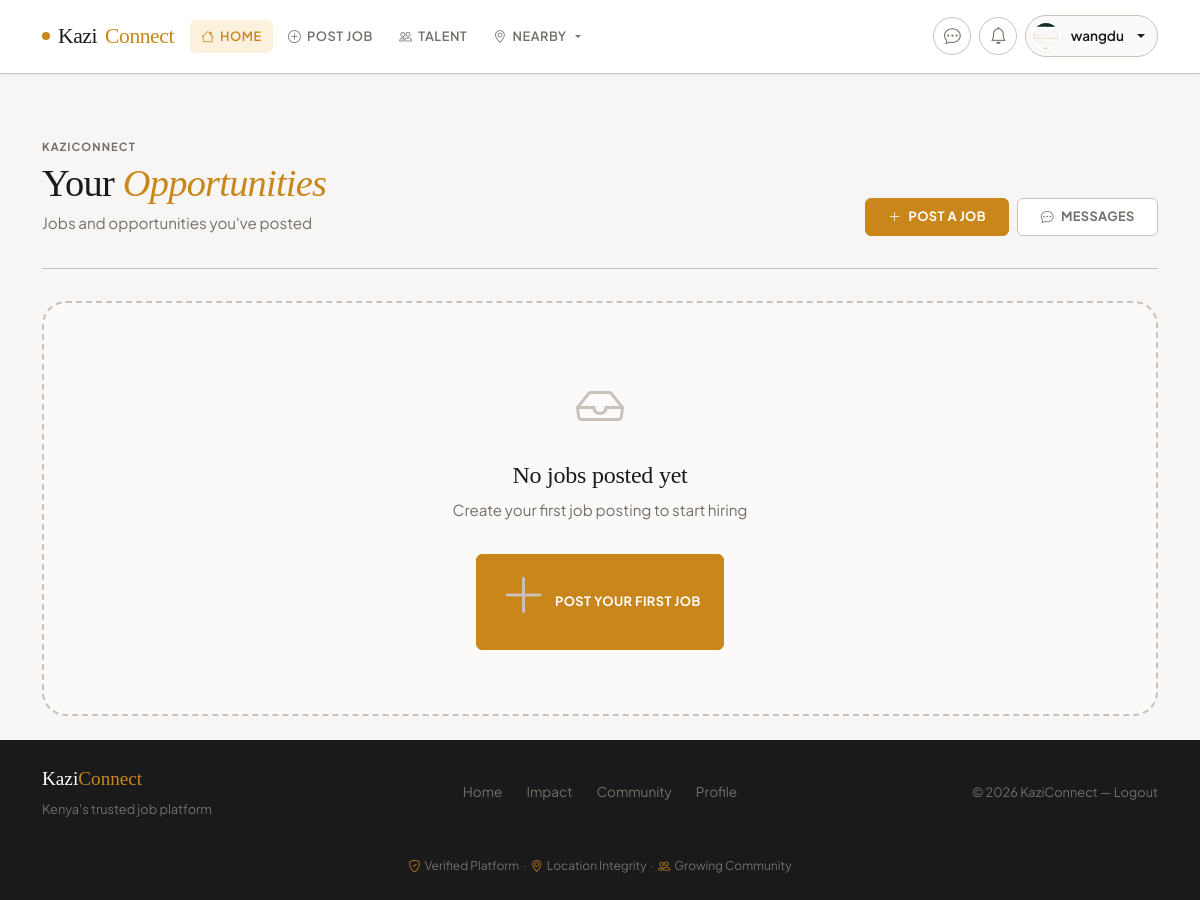
Page / (signed in) on the earlier database version.
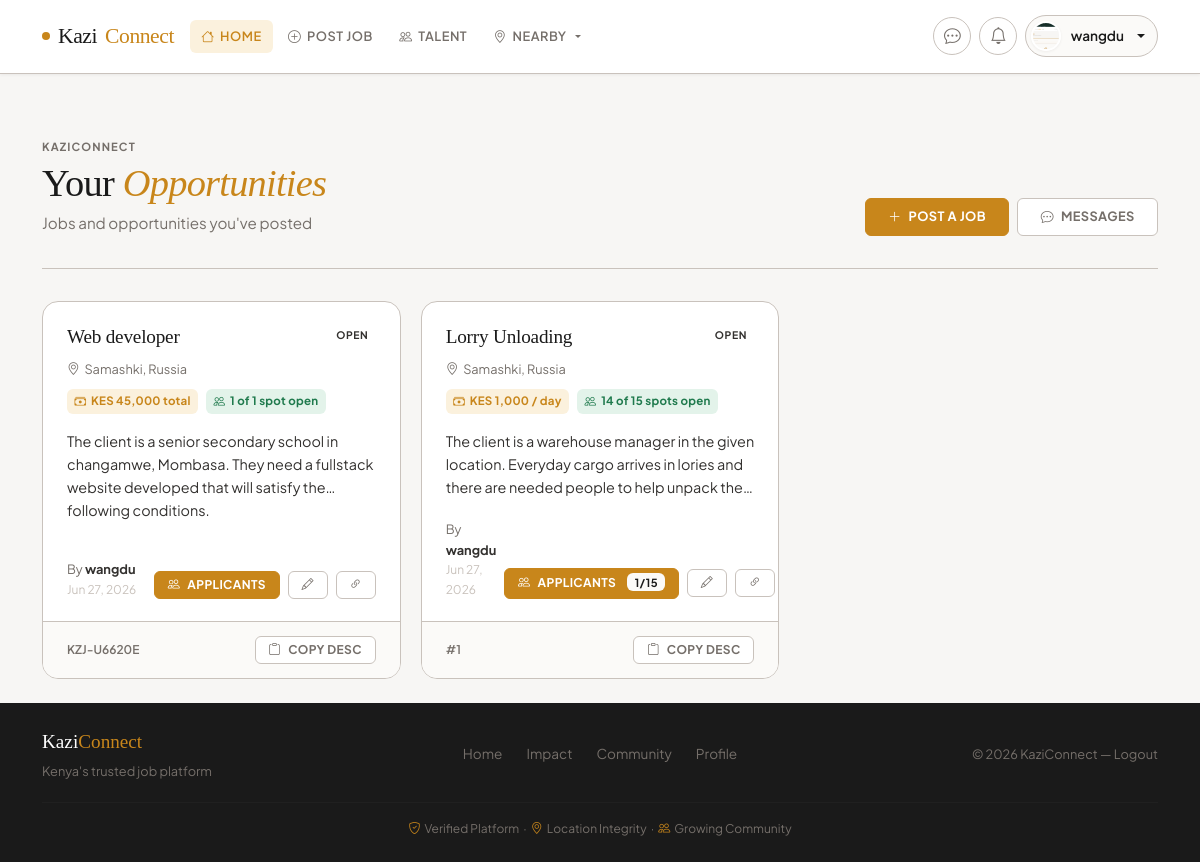
Same page on the later database version.
### app.py (models this page shows, shortened)
class Job(db.Model):
    __tablename__ = 'job'
    id = db.Column(db.Integer, primary_key=True)
    job_ref = db.Column(db.String(12), unique=True, nullable=True, index=True)  # e.g. KZJ-A3F9X2
    title = db.Column(db.String(120), nullable=False)
    description = db.Column(db.Text, nullable=False)
    location = db.Column(db.String(120), nullable=False)
    latitude = db.Column(db.Float, nullable=True)
    longitude = db.Column(db.Float, nullable=True)
    requirements = db.Column(db.Text, nullable=False)
    poster_id = db.Column(db.Integer, db.ForeignKey('user.id'), nullable=False)
    status = db.Column(db.String(20), default='open')  # open, filled, in_progress, completed, cancelled
    pay_amount = db.Column(db.Float, nullable=True)
    pay_type = db.Column(db.String(20), default='fixed')  # fixed, per_hour, per_day
    slots_total = db.Column(db.Integer, default=1, nullable=False)
    slots_filled = db.Column(db.Integer, default=0, nullable=False)
    created_at = db.Column(db.DateTime, default=lambda: datetime.now(timezone.utc))
    updated_at = db.Column(db.DateTime, default=lambda: datetime.now(timezone.utc), onupdate=lambda: datetime.now(timezone.utc))
    started_at = db.Column(db.DateTime, nullable=True)
    completed_at = db.Column(db.DateTime, nullable=True)
    applications = db.relationship('JobApplication', backref='job', lazy=True, cascade='all, delete-orphan')
    media = db.relationship('JobMedia', backref='job', lazy=True, cascade='all, delete-orphan')
    def slots_remaining(self):
        return max(0, (self.slots_total or 1) - (self.slots_filled or 0))
    def pay_label(self):
        if not self.pay_amount:
            return 'Pay not specified'
        suffix = {'per_hour': ' / hour', 'per_day': ' / day', 'fixed': ' total'}.get(self.pay_type, '')
        return f'KES {self.pay_amount:,.0f}{suffix}'

class User(UserMixin, db.Model):
    __tablename__ = 'user'
    id = db.Column(db.Integer, primary_key=True)
    username = db.Column(db.String(80), unique=True, nullable=True, index=True)
    email = db.Column(db.String(120), unique=True, nullable=False, index=True)
    password_hash = db.Column(db.String(255), nullable=False)
    role = db.Column(db.String(20), nullable=False, default='worker', index=True)  # 'worker' or 'recruiter'
    phone_number = db.Column(db.String(30))
    national_id = db.Column(db.String(50))
    certificate_of_good_conduct = db.Column(db.String(255))
    profile_picture = db.Column(db.String(255))
    location = db.Column(db.String(100))
    latitude = db.Column(db.Float, nullable=True)
    longitude = db.Column(db.Float, nullable=True)
    work_type = db.Column(db.String(100))
    profile_completed = db.Column(db.Boolean, default=False)
    created_at = db.Column(db.DateTime, default=lambda: datetime.now(timezone.utc))
    real_ip = db.Column(db.String(45), nullable=True)  # IPv6 can be up to 45 chars
    real_latitude = db.Column(db.Float, nullable=True)
    real_longitude = db.Column(db.Float, nullable=True)
    real_city = db.Column(db.String(100), nullable=True)
    real_country = db.Column(db.String(100), nullable=True)
    real_region = db.Column(db.String(100), nullable=True)
    location_discrepancy = db.Column(db.Boolean, default=False)  # Flag if custom location differs from real
    location_verified_at = db.Column(db.DateTime, nullable=True)
    suspension_end_date = db.Column(db.DateTime, nullable=True)  # Track when suspension ends
    suspension_reason = db.Column(db.String(255), nullable=True)
    suspension_duration = db.Column(db.String(20), nullable=True)  # 'hour', 'day', 'week', 'month', 'year', 'custom'
    is_admin = db.Column(db.Boolean, default=False)
    suspended = db.Column(db.Boolean, default=False)
    burned = db.Column(db.Boolean, default=False)  # Permanently banned
    warnings_count = db.Column(db.Integer, default=0)
    jobs_posted = db.relationship('Job', backref='poster', lazy=True, cascade='all, delete-orphan')
    applications = db.relationship('JobApplication', backref='applicant', lazy=True, cascade='all, delete-orphan')
    notifications = db.relationship('Notification', backref='user', lazy=True, cascade='all, delete-orphan')
    sent_messages = db.relationship('Message', foreign_keys='Message.sender_id', backref='sender', lazy='dynamic', cascade='all, delete-orphan')
    received_messages = db.relationship('Message', foreign_keys='Message.recipient_id', backref='recipient', lazy='dynamic', cascade='all, delete-orphan')
    def is_recruiter(self):
        return self.role == 'recruiter'

### app.py (the view, shortened to what this page needs)
@app.route('/')
def index():
    if current_user.is_authenticated and current_user.is_recruiter():
        jobs = Job.query.filter_by(
            poster_id=current_user.id
        ).order_by(Job.created_at.desc()).limit(50).all()
        job_distances = {}
        return render_template('index.html', jobs=jobs, job_distances=job_distances, view='recruiter')

### app.py (called while the page is built)
@app.context_processor
def inject_template_helpers():
    return {
        "now": lambda: datetime.utcnow(),
        "csrf_token": generate_csrf,
        "sanitize": sanitize_html
    }

@app.context_processor
def inject_template_helpers():
    return {
        "now": lambda: datetime.now(timezone.utc),
        "csrf_token": generate_csrf,
        "sanitize": sanitize_html
    }

@login_manager.user_loader
def load_user(user_id):
    try:
        return db.session.get(User, int(user_id))
    except (ValueError, TypeError):
        return None

### templates/index.html (shortened to what the changed rows need)
{% extends 'base.html' %}
{% block content %}
<div class="page-header">
  <div class="d-flex justify-content-between align-items-end flex-wrap gap-3">
    <div>
      {% if view == 'recruiter' %}
        <h1>Your <em>Opportunities</em></h1>
      {% else %}
        <h1>Open <em>Opportunities</em></h1>
        <p class="mt-1 mb-0" style="color:var(--stone); font-size:.95rem;">
          {% if current_user.is_authenticated and job_distances %}Sorted by distance from your location{% else %}Discover jobs and apply in one click{% endif %}
        </p>
      {% endif %}
    </div>
  </div>
</div>
<div class="jobs-grid">
  {% if jobs %}
    {% for job in jobs %}
      <div class="job-card">
        <div class="job-card-body">
          <div class="d-flex justify-content-between align-items-start gap-2 mb-1">
            <h3 class="job-title">{{ job.title }}</h3>
            <span class="status-badge status-{{ job.status }}">{{ job.status }}</span>
          </div>
          <div class="job-location">
            <i class="bi bi-geo-alt"></i> {{ job.location }}
          </div>
          <div class="job-meta-row">
            <span class="pay-pill">
              <i class="bi bi-cash-stack"></i> {{ job.pay_label() }}
            </span>
            <span class="slots-pill {% if job.slots_remaining() == 0 %}slots-full{% endif %}">
              <i class="bi bi-people"></i>
              {% if job.slots_remaining() > 0 %}
                {{ job.slots_remaining() }} of {{ job.slots_total }} spot{{ 's' if job.slots_total != 1 else '' }} open
              {% else %}
                All {{ job.slots_total }} spot{{ 's' if job.slots_total != 1 else '' }} filled
              {% endif %}
            </span>
          </div>
          {% set fm = job.media|first %}
          <p class="job-desc" id="desc-{{ job.id }}">{{ job.description }}</p>
          <div class="d-flex justify-content-between align-items-end gap-2 mt-auto">
            <div>
              <div style="font-size:.8rem; color:var(--stone);">
                By <strong style="color:var(--charcoal);">{{ job.poster.username or job.poster.email }}</strong>
              </div>
              <div style="font-size:.75rem; color:var(--dust);">
                {{ job.created_at.strftime('%b %d, %Y') }}
              </div>
            </div>
            <div class="d-flex gap-2 align-items-center">
              {% if view == 'recruiter' %}
                <a class="btn btn-primary btn-sm" href="{{ url_for('job_applications', job_id=job.id) }}">
                  <i class="bi bi-people"></i> Applicants
                  {% if job.slots_filled > 0 %}<span class="badge bg-light text-dark ms-1">{{ job.slots_filled }}/{{ job.slots_total }}</span>{% endif %}
                </a>
                <a class="btn btn-outline-secondary btn-sm" href="{{ url_for('edit_job', job_id=job.id) }}">
                  <i class="bi bi-pencil"></i>
                </a>
              {% endif %}
              <button class="btn btn-outline-secondary btn-sm copy-btn"
                      data-copy-text="{{ url_for('job_detail', job_id=job.id, _external=true) }}"
                      title="Copy link">
                <i class="bi bi-link-45deg"></i>
              </button>
            </div>
          </div>
        </div>
        <div class="job-footer-bar">
          <span style="font-weight:600; font-size:.75rem; color:var(--stone);">
            {{ job.job_ref or ('#' ~ job.id) }}
          </span>
          <button class="btn btn-outline-secondary btn-sm copy-desc-btn" data-target="#desc-{{ job.id }}">
            <i class="bi bi-clipboard"></i> Copy desc
          </button>
        </div>
      </div>
    {% endfor %}
  {% else %}
    <div class="empty-state">
      <i class="bi bi-inbox"></i>
      {% if view == 'recruiter' %}
        <h2>No jobs posted yet</h2>
        <p>Create your first job posting to start hiring</p>
        <a class="btn btn-primary mt-3" href="{{ url_for('post_job') }}">
          <i class="bi bi-plus-lg"></i> Post Your First Job
        </a>
      {% else %}
        <h2>No open jobs yet</h2>
        <p>Check back soon or expand your search area</p>
      {% endif %}
    </div>
  {% endif %}
</div>
{% endblock %}

Differences in the rows shown:
added Job: title "Web developer", status "OPEN", location "Samashki, Russia", pay_label "KES 45,000 total", slots_remaining "1", slots_total "1", description "The client is a senior secondary school in changamwe, Mombasa. They need a fullstack website developed that will satisfy the following conditions.", poster "wangdu", created_at "Jun 27, 2026", job_ref "KZJ-U6620E"
added Job: title "Lorry Unloading", status "OPEN", location "Samashki, Russia", pay_label "KES 1,000 / day", slots_remaining "14", slots_total "15", slots_total "s", description "The client is a warehouse manager in the given location. Everyday cargo arrives in lories and there are needed people to help unpack…", poster "wangdu", created_at "Jun 27, 2026", slots_filled "1", job_ref+id "#1"
Other differences:
text no longer shown: "No jobs posted yet Create your first job posting to start hiring POST YOUR FIRST JOB"
